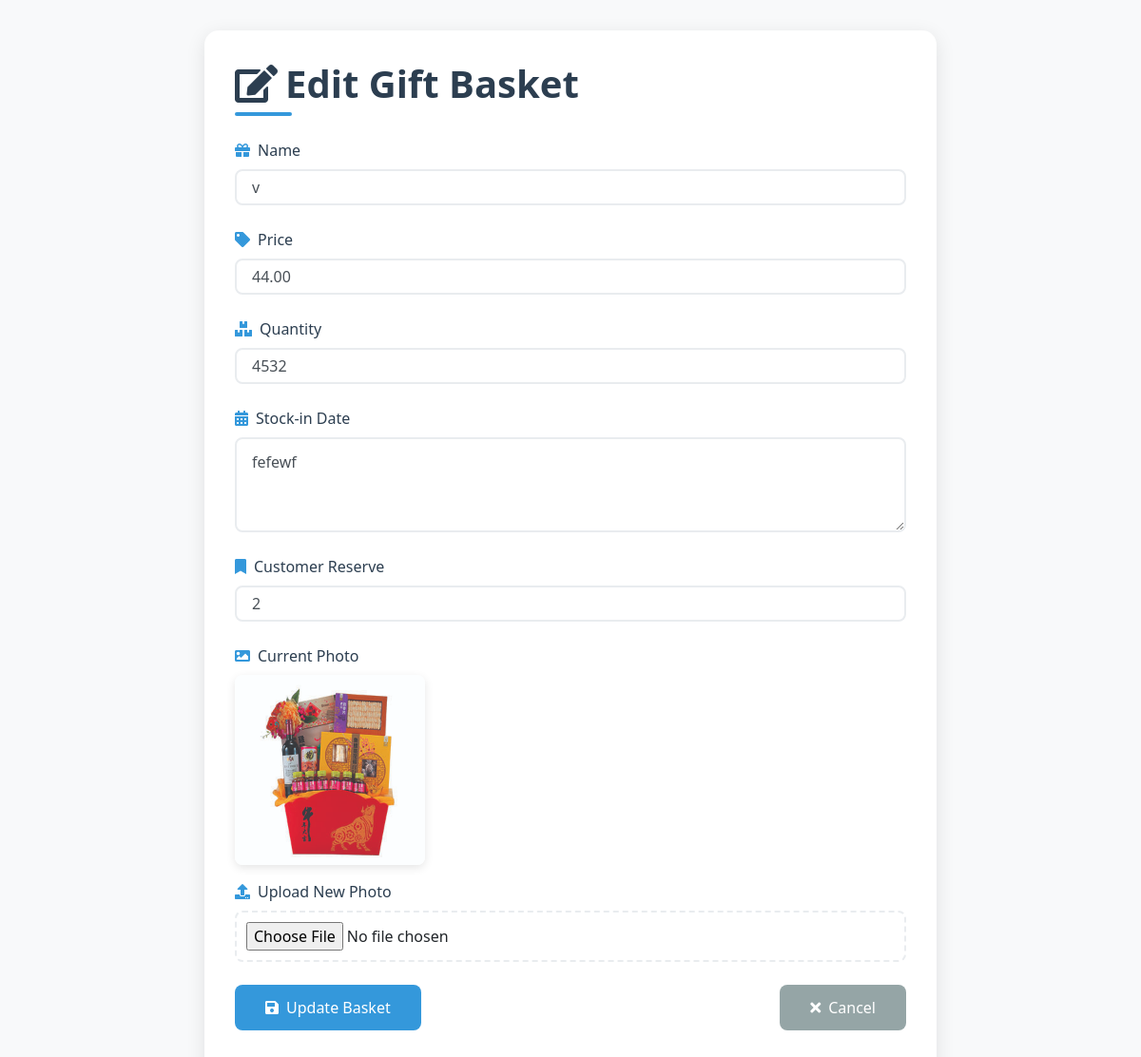
Page /edit_basket.php?id=16 on the committed database.
### tables this page shows
CREATE TABLE `gift_baskets` (
  `id` int(11) NOT NULL,
  `name` varchar(100) NOT NULL,
  `price` decimal(10,2) NOT NULL,
  `quantity` int(11) NOT NULL,
  `image_path` varchar(255) DEFAULT NULL,
  `created_at` timestamp NOT NULL DEFAULT current_timestamp(),
  `stock_in` text NOT NULL,
  `reserve` int(11) DEFAULT 0
);

### edit_basket.php (the view, shortened to what this page needs)
<?php
include_once 'database.php';
$basket_id = $_GET['id'];
try {
    $sql = "SELECT * FROM gift_baskets WHERE id = :id";
    $stmt = $conn->prepare($sql);
    $stmt->bindParam(':id', $basket_id);
    $stmt->execute();
    $basket = $stmt->fetch(PDO::FETCH_ASSOC);
} catch (Exception $e) {
    echo "<script>alert('Unable to retrieve basket information.');</script>";
}
?>
<!DOCTYPE html>
<html lang="en">
<head>
    <link href="https://stackpath.bootstrapcdn.com/bootstrap/4.5.2/css/bootstrap.min.css" rel="stylesheet">
    <link href="https://cdnjs.cloudflare.com/ajax/libs/font-awesome/5.15.4/css/all.min.css" rel="stylesheet">
</head>
<body>
    <div class="container">
        <div class="edit-card">
            <h1><i class="fas fa-edit mr-2"></i>Edit Gift Basket</h1>
            <form method="POST" enctype="multipart/form-data" id="editBasketForm">
                <div class="form-group">
                    <label><i class="fas fa-gift"></i>Name</label>
                    <input type="text" class="form-control" id="name" name="name"
                           value="<?php echo htmlspecialchars($basket['name']); ?>" required>
                </div>
                <div class="form-group">
                    <label><i class="fas fa-tag"></i>Price</label>
                    <input type="number" class="form-control" id="price" name="price"
                           value="<?php echo htmlspecialchars($basket['price']); ?>" required>
                </div>
                <div class="form-group">
                    <label><i class="fas fa-boxes"></i>Quantity</label>
                    <input type="number" class="form-control" id="quantity" name="quantity"
                           value="<?php echo htmlspecialchars($basket['quantity']); ?>" required>
                </div>
                <div class="form-group">
                    <label><i class="fas fa-calendar-alt"></i>Stock-in Date</label>
                    <textarea class="form-control" name="stock_in" rows="3" required><?php echo htmlspecialchars($basket['stock_in']); ?></textarea>
                </div>
                <div class="form-group">
                    <label><i class="fas fa-bookmark"></i>Customer Reserve</label>
                    <input type="number" class="form-control" id="reserve" name="reserve"
                           value="<?php echo htmlspecialchars($basket['reserve']); ?>" required>
                </div>
                <div class="form-group">
                    <label><i class="fas fa-image"></i>Current Photo</label>
                    <div class="current-image">
                        <?php if ($basket['image_path']): ?>
                            <img src="<?php echo htmlspecialchars($basket['image_path']); ?>"
                                 alt="Current Basket Photo" class="img-fluid">
                        <?php else: ?>
                            <p class="text-muted">No image available.</p>
                        <?php endif; ?>
                    </div>
                    <label><i class="fas fa-upload"></i>Upload New Photo</label>
                    <input type="file" class="form-control-file" id="image" name="image">
                </div>
                <div class="form-group d-flex justify-content-between flex-wrap">
                    <button type="submit" class="btn btn-primary">
                        <i class="fas fa-save"></i>Update Basket
                    </button>
                    <a href="index.php" class="btn btn-secondary">
                        <i class="fas fa-times"></i>Cancel
                    </a>
                </div>
            </form>
        </div>
    </div>
</body>
</html>

### edit_basket.php (style rules this page uses)
:root { --primary: #2c3e50; --accent: #3498db; --success: #2ecc71; --danger: #e74c3c; --background: #f8f9fa; }
body { background-color: var(--background); font-family: 'Segoe UI', Tahoma, Geneva, Verdana, sans-serif; }
.container { max-width: 800px; margin-top: 2rem; }
.edit-card { background: white; border-radius: 15px; box-shadow: 0 5px 20px rgba(0,0,0,0.1); padding: 2rem; margin-bottom: 2rem; border: none; }
h1 { color: var(--primary); font-weight: 600; margin-bottom: 1.5rem; position: relative; padding-bottom: 10px; }
h1:after { content: ''; position: absolute; bottom: 0; left: 0; width: 60px; height: 4px; background: var(--accent); border-radius: 2px; }
.form-group { margin-bottom: 1.5rem; position: relative; }
.form-group label { font-weight: 500; color: var(--primary); margin-bottom: 0.5rem; display: flex; align-items: center; }
.form-group label i { margin-right: 8px; color: var(--accent); }
.form-control { border-radius: 8px; border: 2px solid #e9ecef; padding: 0.75rem 1rem; transition: all 0.3s ease; }
.current-image { position: relative; display: inline-block; margin-bottom: 1rem; }
.current-image img { max-width: 200px; border-radius: 8px; box-shadow: 0 3px 10px rgba(0,0,0,0.1); transition: all 0.3s ease; }
.form-control-file { padding: 10px; border: 2px dashed #e9ecef; border-radius: 8px; cursor: pointer; transition: all 0.3s ease; }
.btn { padding: 0.75rem 2rem; border-radius: 8px; font-weight: 500; transition: all 0.3s ease; display: inline-flex; align-items: center; justify-content: center; }
.btn i { margin-right: 8px; }
.btn-primary { background: var(--accent); border: none; }
.btn-secondary { background: #95a5a6; border: none; }

### rows in the picture
gift_baskets: name "v", price "44.00", quantity "4532", stock_in "fefewf", reserve "2", image_path (picture)
